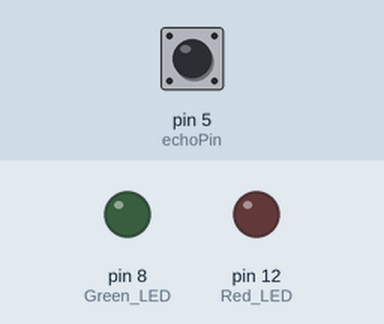
Recording of a sketch running on a simulated Arduino Uno, built with avr-gcc and run on an emulated ATmega328P. Shown: output pins drawn as LEDs (lit = HIGH). The inputs (shaded band) are chosen by the test bench; at power-on: pin 5 (echoPin) LOW.

Above: at 0.1 s.
At 1.2 s:
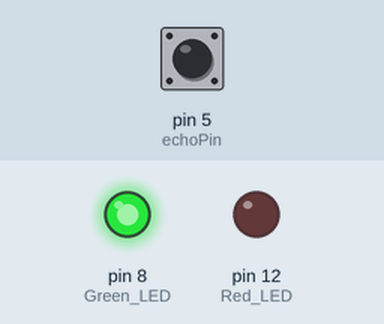
1.3 s: pin 5 (echoPin) pulsed HIGH 2 times (0.12 s each, 0.3 s apart)
At 1.7 s:
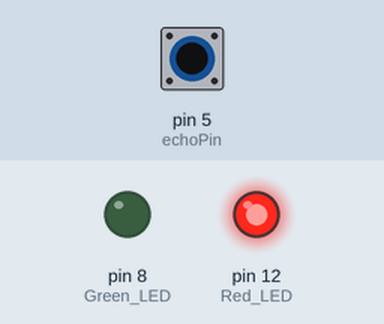
Timing chart, 0 to 4.3 s (numbered marks = the images above; inputs shaded):
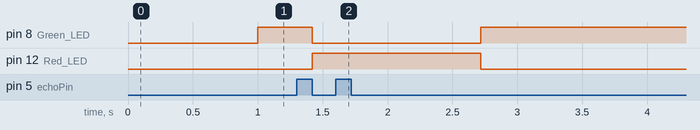

Measured:
- after the input at 1.3 s, pin 8 (Green_LED): HIGH → LOW after 0.12 s, → HIGH 1.3 s later; pin 12 (Red_LED): LOW → HIGH after 0.12 s, → LOW 1.3 s later

The sketch:

Range_detection.ino
```cpp
int Green_LED = 8;
int Red_LED = 12;
int echoPin = 5;
int trigPin = 6;
long duration;
int distance;
int mouth_distance;

void setup() {
  // put your setup code here, to run once:
  pinMode(Green_LED , OUTPUT);
  pinMode(Red_LED , OUTPUT);

}

void loop() {
  // put your main code here, to run repeatedly:

  digitalWrite(trigPin, LOW);
  delayMicroseconds(2);
  digitalWrite(trigPin, HIGH);
  delayMicroseconds(10);
  digitalWrite(trigPin, LOW);

  duration = pulseIn(echoPin, HIGH);
  distance = (duration * 0.034 / 2);
  mouth_distance =  distance;

  if (mouth_distance > 8){

    digitalWrite(Red_LED , HIGH);
    digitalWrite(Green_LED , LOW);


  }
  else if (mouth_distance <= 8){
    digitalWrite(Red_LED , LOW);
    digitalWrite(Green_LED , HIGH);
  }


}
```
